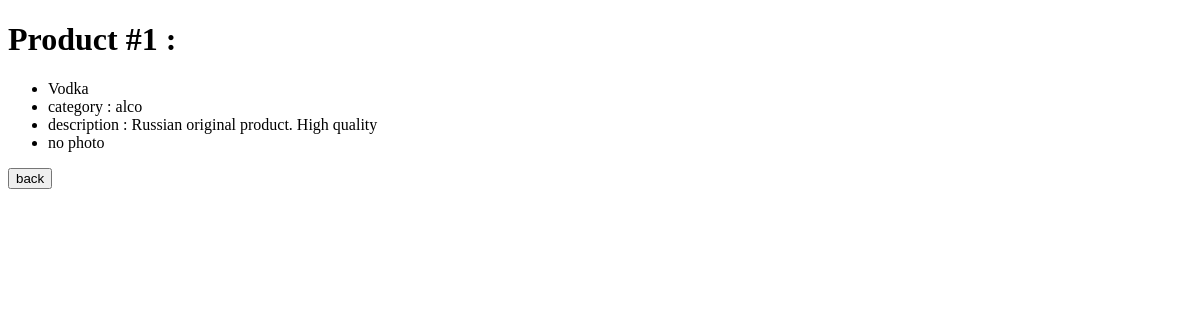
/products/1, run on the app's committed database.
### products/models.py (models this page shows, shortened)
class Product(models.Model):
	title = models.CharField(max_length = 64)
	category = models.ForeignKey(Category, on_delete = models.CASCADE, related_name = 'category_in')
	state = models.ForeignKey(Product_status, on_delete = models.CASCADE, related_name = 'state_in')
	description = models.TextField(blank = True)
	photo = models.ImageField(upload_to = 'images', blank = True)
	sale_lists = models.ManyToManyField(SaleList, blank = True, related_name = 'sold_in')
	admin_madeby = models.ForeignKey(Profile_admin, on_delete = models.CASCADE, related_name = 'admin_by')
	date_created = models.DateField(default = datetime.now, blank = True)

class Category(models.Model):
	title = models.CharField(max_length = 32)
	def __str__(self):
		return f' category : {self.title}'
	class Meta:
		verbose_name = 'Category'
		verbose_name_plural = 'Categories'

### products/views.py (the view)
# urls.py: path('<int:product_id>', views.product, name = 'product'),
def product(request, product_id):
	product = Product.objects.get(pk = product_id)
	return render(request, 'products/product.html', {
		'product' : product,
		})

### products/templates/products/product.html
{% extends 'products/layout.html' %}
{% block body %}
	<h1>Product #{{product.id}} :</h1>
	<ul>
		<li>{{product.title}}</li>
		<li>{{product.category}}</li>
		<li>description : {{product.description}}</li>
		{% if product.photo %}
			<li>{{product.photo}}</li>
		{% else %}
			<li>no photo</li>
		{% endif %}
	</ul>
	<button type="button" onclick="javascript:history.back()">back</button>
{% endblock %}

### data on the page
Product: id "1", title "Vodka", category "category : alco", description "Russian original product. High quality"
